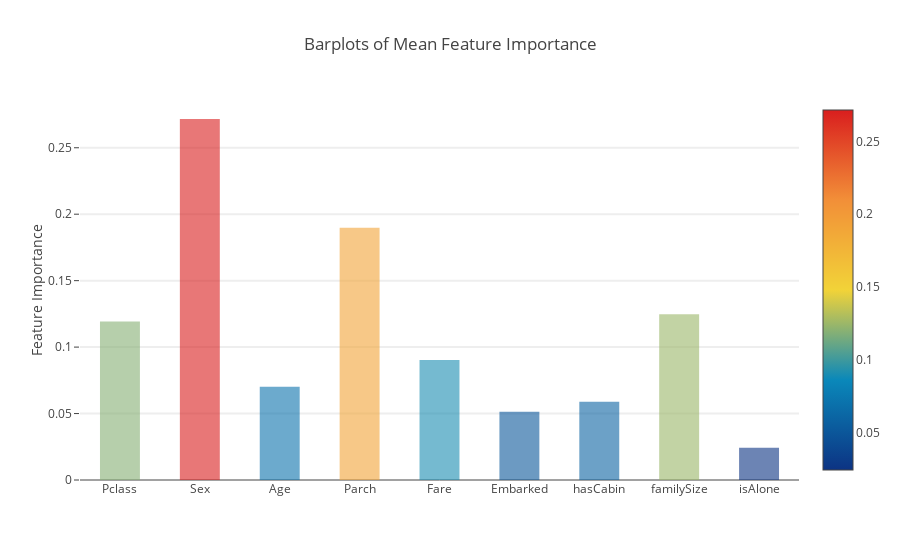

The notebook cell saved with this chart:
### Code cell
y = feature_dataframe['mean'].values
x = feature_dataframe['features'].values
data = [go.Bar(
            x= x,
             y= y,
            width = 0.5,
            marker=dict(
               color = feature_dataframe['mean'].values,
            colorscale='Portland',
            showscale=True,
            reversescale = False
            ),
            opacity=0.6
        )]

layout= go.Layout(
    autosize= True,
    title= 'Barplots of Mean Feature Importance',
    hovermode= 'closest',
#     xaxis= dict(
#         title= 'Pop',
#         ticklen= 5,
#         zeroline= False,
#         gridwidth= 2,
#     ),
    yaxis=dict(
        title= 'Feature Importance',
        ticklen= 5,
        gridwidth= 2
    ),
    showlegend= False
)
fig = go.Figure(data=data, layout=layout)
py.iplot(fig, filename='bar-direct-labels')

### Figure 1 — Plotly figure (JSON) as saved in the notebook; plotly's stock layout.template omitted (floating-point values rounded to 4 significant figures)
{"data": [{"marker": {"color": [0.1192, 0.2716, 0.07008, 0.1897, 0.09021, 0.05138, 0.05895, 0.1246, 0.02421], "colorscale": "Portland", "reversescale": false, "showscale": true}, "opacity": 0.6, "type": "bar", "width": 0.5, "x": ["Pclass", "Sex", "Age", "Parch", "Fare", "Embarked", "hasCabin", "familySize", "isAlone"], "y": [0.1192, 0.2716, 0.07008, 0.1897, 0.09021, 0.05138, 0.05895, 0.1246, 0.02421]}], "layout": {"autosize": true, "hovermode": "closest", "showlegend": false, "title": "Barplots of Mean Feature Importance", "yaxis": {"gridwidth": 2, "ticklen": 5, "title": "Feature Importance"}}}
